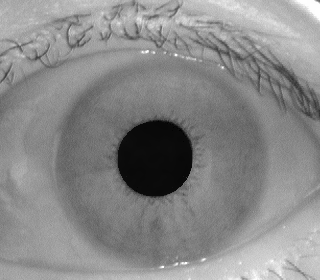
%> input picture iris.tif, 320 x 280 px
$ octave main.m   (GNU Octave 9; MATLAB toolbox functions it lacks are replaced by stand-ins)
%> lines starting %> are read from the running program, lines starting %| are printed output that depends on the picture
### my_imhist.m
function counts = my_imhist(image) % return counts
    counts = zeros(256, 1);
    [height,width]=size(image);
    for i = 1:height
        for j = 1:width          % add 1 to improve x-axis
           counts(image(i,j)+1) = counts(image(i,j)+1)+1;
        end
    end
end

### main.m
image = imread('iris.tif');
%> image is the input picture: size 280x320 uint8; min 0, max 255, mean 136.7
myhist = my_imhist(image);
%> after the loop in my_imhist, `for i = 1:height`: counts = 256 values, max 1886 at index 11, min 0 at index 6, mean 350
%> myhist has the same summary as counts in my_imhist
subplot(2,1,1);
my_imhist(image);
bar(0:255, myhist);
title('Myimhist`s picture');
xlabel('Grayscale');
ylabel('Number of pixels');
matlab_hist = imhist(image);
%> matlab_hist has the same summary as counts in my_imhist

subplot(2, 1, 2);
imhist(image);
title('MATLAB_imhist`s picture');
xlabel('Grayscale');
ylabel('Number of pixels');
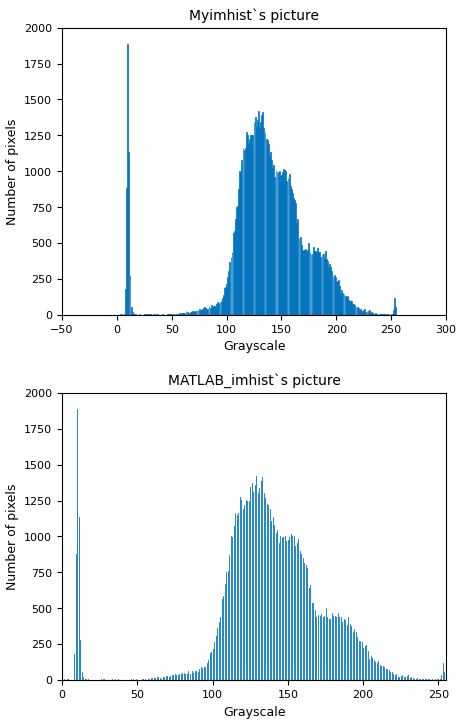
%> figure redrawn from the program's plot data, 2 panels; panel 1: tallest bar 1886 high, from x = 9.6 to 10.4; panel 2: highest point at x = 10, y = 1886

% Black pixels is in 0~50.
sumBlack = 0;
for i = 1:50
    sumBlack = sumBlack + myhist(i);
end
%> this loop made 50 passes
%> sumBlack on passes 1 to 12: 2, 6, 8, 12, 18, 18, 20, 23, 201, 1081, 2967, 4102
sumBlack;

$ run again, with pout.tif copied over iris.tif
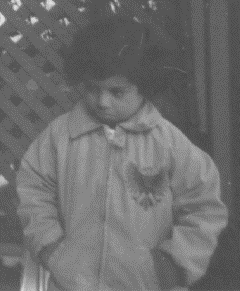
%> input picture pout.tif, 240 x 291 px
%> `image = imread('iris.tif');`:
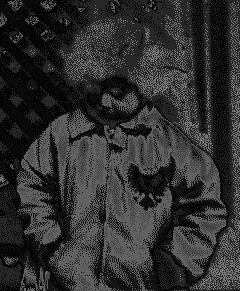
%> image: size 291x240 uint8; min 5, max 120, mean 47.5
%> after the loop in my_imhist, `for i = 1:height`: counts = 256 values, max 18411 at index 40, min 0 at index 1, mean 272.8
%> myhist has the same summary as counts in my_imhist
%> matlab_hist has the same summary as counts in my_imhist
%> `ylabel('Number of pixels');`:
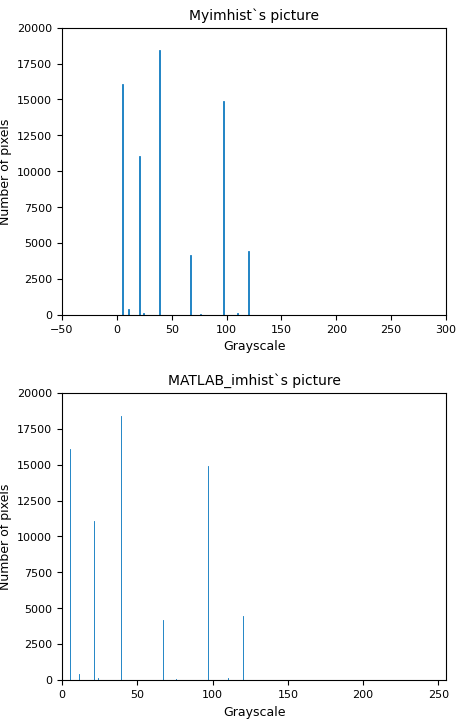
%> figure redrawn from the program's plot data, 2 panels; panel 1: tallest bar 18411 high, from x = 38.6 to 39.4; panel 2: highest point at x = 39, y = 18411
%> the loop `for i = 1:50` made 50 passes
%> sumBlack on passes 1 to 8: 0, 0, 0, 0, 0, 16079, 16079, 16079
